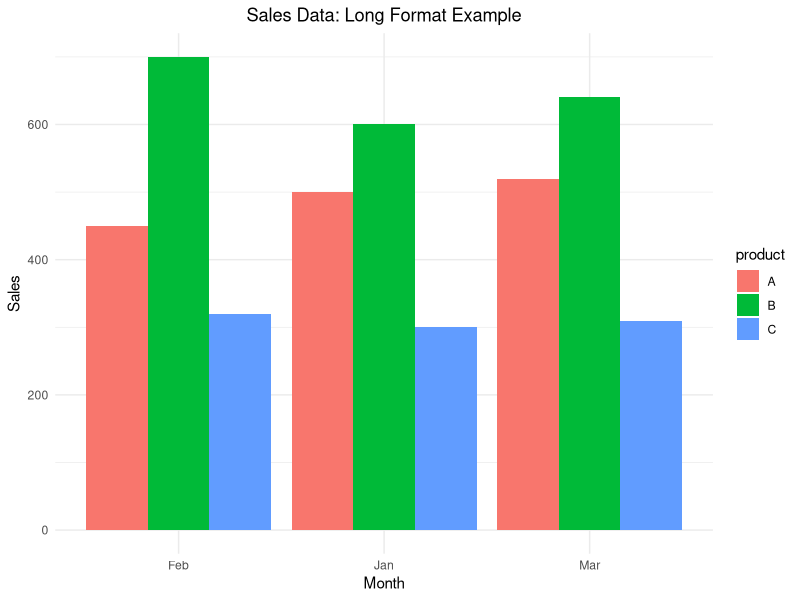

Recreate this plot in R.
## ---- chunk 1
library(tidyr)
sales_data <- data.frame(
  product = c("A", "B", "C"),
  Jan = c(500, 600, 300),
  Feb = c(450, 700, 320),
  Mar = c(520, 640, 310)
)
sales_data
## ---- chunk 2
sales_long <- pivot_longer(sales_data, cols = Jan:Mar, 
                           names_to = "month", values_to = "sales")
sales_long
## ---- chunk 3
sales_wide <- pivot_wider(sales_long, names_from = month, values_from = sales)
sales_wide
## ---- chunk 4
sales_data <- data.frame(
  product = c("A", "A", "B", "B", "C", "C"),
  region = c("North", "South", "North", "South", "North", "South"),
  Jan = c(500, NA, 600, 580, 300, 350),
  Feb = c(450, 490, NA, 700, 320, 400)
)
sales_data
## ---- chunk 5
sales_long <- pivot_longer(sales_data, cols = Jan:Feb, 
                           names_to = "month", values_to = "sales", 
                           values_drop_na = TRUE)

sales_long
## ---- chunk 6
# Gerekli paketleri yükle
library(tidyr)
library(ggplot2)

# Veri setini oluştur
sales_data <- data.frame(
  product = c("A", "B", "C"),
  Jan = c(500, 600, 300),
  Feb = c(450, 700, 320),
  Mar = c(520, 640, 310)
)

# Veriyi uzun formata dönüştür
sales_long <- pivot_longer(sales_data, cols = Jan:Mar, 
                           names_to = "month", values_to = "sales")

# Çubuk grafiği oluştur
ggplot(sales_long, aes(x = month, y = sales, fill = product)) +
  geom_bar(stat = "identity", position = "dodge") +
  labs(title = "Sales Data: Long Format Example", x = "Month", y = "Sales") +
  theme_minimal() +
  theme(plot.title = element_text(hjust = 0.5))

